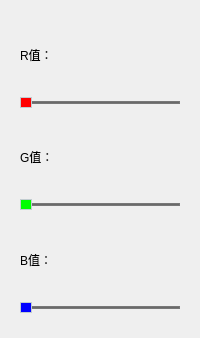
  <widget class="QDockWidget" name="dockWidget3">
   <property name="sizePolicy">
    <sizepolicy hsizetype="Fixed" vsizetype="Fixed">
     <horstretch>0</horstretch>
     <verstretch>0</verstretch>
    </sizepolicy>
   </property>
   <property name="minimumSize">
    <size>
     <width>104</width>
     <height>338</height>
    </size>
   </property>
   <property name="features">
    <set>QDockWidget::NoDockWidgetFeatures</set>
   </property>
   <property name="windowTitle">
    <string>色彩调整</string>
   </property>
   <attribute name="dockWidgetArea">
    <number>2</number>
   </attribute>
   <widget class="QWidget" name="dockWidgetContents_8">
    <layout class="QHBoxLayout" name="horizontalLayout_2">
     <item>
      <widget class="QWidget" name="widget_6" native="true">
       <layout class="QVBoxLayout" name="verticalLayout_23">
        <item>
         <widget class="QWidget" name="widget_11" native="true">
          <layout class="QVBoxLayout" name="verticalLayout_20">
           <property name="leftMargin">
            <number>2</number>
           </property>
           <property name="topMargin">
            <number>2</number>
           </property>
           <property name="rightMargin">
            <number>2</number>
           </property>
           <property name="bottomMargin">
            <number>5</number>
           </property>
           <item>
            <widget class="QLabel" name="label_9">
             <property name="text">
              <string>R值：</string>
             </property>
            </widget>
           </item>
           <item>
            <widget class="QSlider" name="slider_R">
             <property name="sizePolicy">
              <sizepolicy hsizetype="Expanding" vsizetype="Fixed">
               <horstretch>0</horstretch>
               <verstretch>0</verstretch>
              </sizepolicy>
             </property>
             <property name="styleSheet">
              <string notr="true">/*horizontal ：水平QSlider*/
QSlider::groove:horizontal {
    border: 0px solid rgb(255, 0, 0);
}

/*1.滑动过的槽设计参数*/
QSlider::sub-page:horizontal {
     /*槽颜色*/
    background: rgb(255, 0, 0);
     /*外环区域倒圆角度*/
    border-radius: 2px;
     /*上遮住区域高度*/
    margin-top:8px;
     /*下遮住区域高度*/
    margin-bottom:8px;
}

/*2.未滑动过的槽设计参数*/
QSlider::add-page:horizontal {
    /*槽颜色*/
    background: rgb(105,105, 105);
   
    border: 1px solid #777;
    /*外环区域倒圆角度*/
    border-radius: 2px;
     /*上遮住区域高度*/
    margin-top:8px;
     /*下遮住区域高度*/
    margin-bottom:8px;
}

/*3.平时滑动的滑块设计参数*/
QSlider::handle:horizontal {
    /*滑块颜色*/
    background: rgb(255, 0, 0);
    /*滑块的宽度*/
    width: 10px;
	/*滑块的高度*/
	height: 100px;

    /*滑块外环为1px，再加颜色*/
    border: 1px solid rgb(193,204,208);

     /*滑块外环倒圆角度*/
    border-radius: 15px;
     /*上遮住区域高度*/
    margin-top:2px;
     /*下遮住区域高度*/
    margin-bottom:2px;
}

/*4.手动拉动时显示的滑块设计参数*/
QSlider::handle:horizontal:hover {
    /*滑块颜色*/
    background: rgb(255, 0, 0);
    /*滑块的宽度*/
    width: 10px;
	/*滑块的高度*/
	height: 100px;

    border: 1px solid #484848;
     /*滑块外环倒圆角度*/
    border-radius: 15px;
     /*上遮住区域高度*/
    margin-top:2px;
     /*下遮住区域高度*/
    margin-bottom:2px;
}

</string>
             </property>
             <property name="maximum">
              <number>50</number>
             </property>
             <property name="orientation">
              <enum>Qt::Horizontal</enum>
             </property>
             <property name="tickInterval">
              <number>1</number>
             </property>
            </widget>
           </item>
          </layout>
         </widget>
        </item>
        <item>
         <widget class="QWidget" name="widget_12" native="true">
          <layout class="QVBoxLayout" name="verticalLayout_21">
           <property name="leftMargin">
            <number>2</number>
           </property>
           <property name="topMargin">
            <number>2</number>
           </property>
           <property name="rightMargin">
            <number>2</number>
           </property>
           <property name="bottomMargin">
            <number>5</number>
           </property>
           <item>
            <widget class="QLabel" name="label_10">
             <property name="text">
              <string>G值：</string>
             </property>
            </widget>
           </item>
           <item>
            <widget class="QSlider" name="slider_G">
             <property name="sizePolicy">
              <sizepolicy hsizetype="Expanding" vsizetype="Fixed">
               <horstretch>0</horstretch>
               <verstretch>0</verstretch>
              </sizepolicy>
             </property>
             <property name="styleSheet">
              <string notr="true">/*horizontal ：水平QSlider*/
QSlider::groove:horizontal {
    border: 0px solid rgb(0, 255, 0);
}

/*1.滑动过的槽设计参数*/
QSlider::sub-page:horizontal {
     /*槽颜色*/
    background: rgb(0, 255, 0);
     /*外环区域倒圆角度*/
    border-radius: 2px;
     /*上遮住区域高度*/
    margin-top:8px;
     /*下遮住区域高度*/
    margin-bottom:8px;
}

/*2.未滑动过的槽设计参数*/
QSlider::add-page:horizontal {
    /*槽颜色*/
    background: rgb(105,105, 105);
   
    border: 1px solid #777;
    /*外环区域倒圆角度*/
    border-radius: 2px;
     /*上遮住区域高度*/
    margin-top:8px;
     /*下遮住区域高度*/
    margin-bottom:8px;
}

/*3.平时滑动的滑块设计参数*/
QSlider::handle:horizontal {
    /*滑块颜色*/
    background: rgb(0, 255, 0);
    /*滑块的宽度*/
    width: 10px;
	/*滑块的高度*/
	height: 100px;

    /*滑块外环为1px，再加颜色*/
    border: 1px solid rgb(193,204,208);

     /*滑块外环倒圆角度*/
    border-radius: 15px;
     /*上遮住区域高度*/
    margin-top:2px;
     /*下遮住区域高度*/
    margin-bottom:2px;
}

/*4.手动拉动时显示的滑块设计参数*/
QSlider::handle:horizontal:hover {
    /*滑块颜色*/
    background: rgb(0, 255, 0);
    /*滑块的宽度*/
    width: 10px;
	/*滑块的高度*/
	height: 100px;

    border: 1px solid #484848;
     /*滑块外环倒圆角度*/
    border-radius: 15px;
     /*上遮住区域高度*/
    margin-top:2px;
     /*下遮住区域高度*/
    margin-bottom:2px;
}

</string>
             </property>
             <property name="maximum">
              <number>50</number>
             </property>
             <property name="orientation">
              <enum>Qt::Horizontal</enum>
             </property>
             <property name="tickInterval">
              <number>1</number>
             </property>
            </widget>
           </item>
          </layout>
         </widget>
        </item>
        <item>
         <widget class="QWidget" name="widget_13" native="true">
          <layout class="QVBoxLayout" name="verticalLayout_22">
           <property name="leftMargin">
            <number>2</number>
           </property>
           <property name="topMargin">
            <number>2</number>
           </property>
           <property name="rightMargin">
            <number>2</number>
           </property>
           <property name="bottomMargin">
            <number>5</number>
           </property>
           <item>
            <widget class="QLabel" name="label_11">
             <property name="text">
              <string>B值：</string>
             </property>
            </widget>
           </item>
           <item>
            <widget class="QSlider" name="slider_B">
             <property name="sizePolicy">
              <sizepolicy hsizetype="Expanding" vsizetype="Fixed">
               <horstretch>0</horstretch>
               <verstretch>0</verstretch>
              </sizepolicy>
             </property>
             <property name="styleSheet">
              <string notr="true">/*horizontal ：水平QSlider*/
QSlider::groove:horizontal {
    border: 0px solid rgb(0, 0, 255);
}

/*1.滑动过的槽设计参数*/
QSlider::sub-page:horizontal {
     /*槽颜色*/
    background: rgb(0, 0, 255);
     /*外环区域倒圆角度*/
    border-radius: 2px;
     /*上遮住区域高度*/
    margin-top:8px;
     /*下遮住区域高度*/
    margin-bottom:8px;
}

/*2.未滑动过的槽设计参数*/
QSlider::add-page:horizontal {
    /*槽颜色*/
    background: rgb(105,105, 105);
   
    border: 1px solid #777;
    /*外环区域倒圆角度*/
    border-radius: 2px;
     /*上遮住区域高度*/
    margin-top:8px;
     /*下遮住区域高度*/
    margin-bottom:8px;
}

/*3.平时滑动的滑块设计参数*/
QSlider::handle:horizontal {
    /*滑块颜色*/
    background: rgb(0, 0, 255);
    /*滑块的宽度*/
    width: 10px;
	/*滑块的高度*/
	height: 100px;

    /*滑块外环为1px，再加颜色*/
    border: 1px solid rgb(193,204,208);

     /*滑块外环倒圆角度*/
    border-radius: 15px;
     /*上遮住区域高度*/
    margin-top:2px;
     /*下遮住区域高度*/
    margin-bottom:2px;
}

/*4.手动拉动时显示的滑块设计参数*/
QSlider::handle:horizontal:hover {
    /*滑块颜色*/
    background: rgb(0, 0, 255);
    /*滑块的宽度*/
    width: 10px;
	/*滑块的高度*/
	height: 100px;

    border: 1px solid #484848;
     /*滑块外环倒圆角度*/
    border-radius: 15px;
     /*上遮住区域高度*/
    margin-top:2px;
     /*下遮住区域高度*/
    margin-bottom:2px;
}

</string>
             </property>
             <property name="maximum">
              <number>50</number>
             </property>
             <property name="orientation">
              <enum>Qt::Horizontal</enum>
             </property>
             <property name="tickInterval">
              <number>1</number>
             </property>
            </widget>
           </item>
          </layout>
         </widget>
        </item>
       </layout>
      </widget>
     </item>
    </layout>
   </widget>
  </widget>
